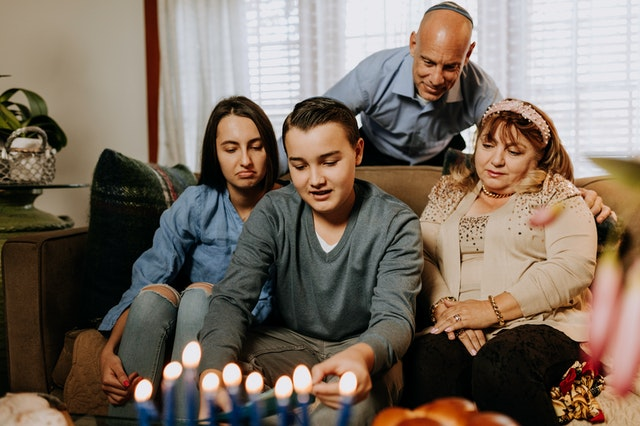
#> input picture opencv/images/people.jpg, 640 x 426 px, found by its file name
$ python FaceDetection.py
#> lines starting #> are read from the running program, lines starting #| are printed output that depends on the picture; after the words box and inside, x2 and y2 are one past the last pixel; in counts of white or black regions, pixels touching at a corner belong together
import cv2 as cv

img = cv.imread('opencv/images/people.jpg')
#> img is the input picture: shape (426, 640, 3); mean B, G, R 96.9, 108.9, 122.5
cv.imshow('person', img)

gray = cv.cvtColor(img, cv.COLOR_BGR2GRAY)
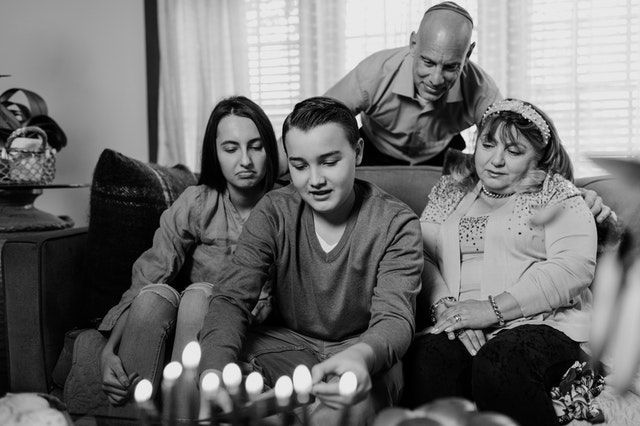
#> gray: shape (426, 640); min 0, max 246, mean 111.6
cv.imshow('gray', gray)

haar_cascade = cv.CascadeClassifier('opencv/data_sets/haar_face.xml')

faces_rect = haar_cascade.detectMultiScale(gray, scaleFactor=1.1, minNeighbors=3)
#> faces_rect = [[210, 121, 66, 66], [407, 41, 64, 64], [276, 129, 84, 84]]

for (x, y, w, h) in faces_rect:
    cv.rectangle(img, (x, y), (x+w, y+h), (0, 255, 0), thickness=2)
#> this loop made 3 passes
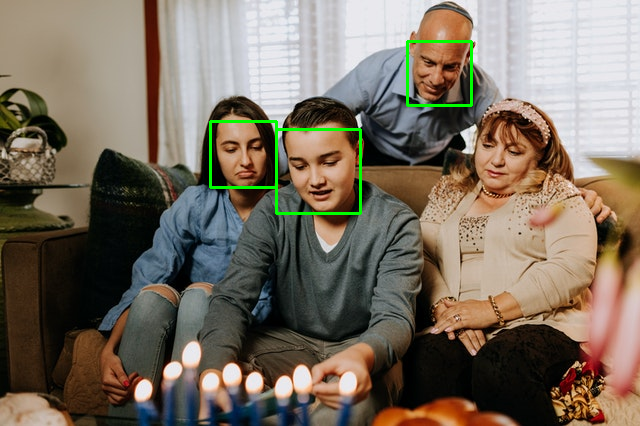
#> img: shape (426, 640, 3); 0.87% of pixels changed, all inside (x1, y1, x2, y2) = (209, 40, 473, 215)
cv.imshow('faces', img)

cv.waitKey(0)
